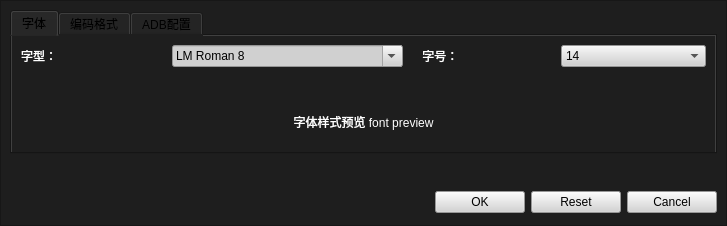
<?xml version="1.0" encoding="UTF-8"?>
<ui version="4.0">
 <class>Setting</class>
 <widget class="QDialog" name="Setting">
  <property name="geometry">
   <rect>
    <x>0</x>
    <y>0</y>
    <width>727</width>
    <height>226</height>
   </rect>
  </property>
  <property name="windowTitle">
   <string>设置</string>
  </property>
  <layout class="QVBoxLayout" name="verticalLayout">
   <property name="leftMargin">
    <number>0</number>
   </property>
   <property name="topMargin">
    <number>0</number>
   </property>
   <property name="rightMargin">
    <number>0</number>
   </property>
   <property name="bottomMargin">
    <number>0</number>
   </property>
   <item>
    <widget class="QFrame" name="frame">
     <property name="styleSheet">
      <string notr="true">background-color: rgb(30, 30, 30);</string>
     </property>
     <property name="frameShape">
      <enum>QFrame::StyledPanel</enum>
     </property>
     <property name="frameShadow">
      <enum>QFrame::Raised</enum>
     </property>
     <layout class="QVBoxLayout" name="verticalLayout_4">
      <item>
       <layout class="QVBoxLayout" name="verticalLayout_3">
        <item>
         <widget class="QTabWidget" name="tabWidget">
          <property name="layoutDirection">
           <enum>Qt::LeftToRight</enum>
          </property>
          <property name="currentIndex">
           <number>0</number>
          </property>
          <widget class="QWidget" name="font">
           <attribute name="title">
            <string>字体</string>
           </attribute>
           <layout class="QVBoxLayout" name="verticalLayout_5">
            <item>
             <layout class="QVBoxLayout" name="verticalLayout_2">
              <item>
               <layout class="QHBoxLayout" name="horizontalLayout_2">
                <item>
                 <widget class="QLabel" name="label">
                  <property name="styleSheet">
                   <string notr="true">color: rgb(255, 255, 255);
font: 16pt &quot;Courier New&quot;;</string>
                  </property>
                  <property name="text">
                   <string>字型：</string>
                  </property>
                 </widget>
                </item>
                <item>
                 <widget class="QFontComboBox" name="cbFontType">
                  <property name="styleSheet">
                   <string notr="true">background-color: rgb(208, 208, 208);
color: rgb(0, 0, 0);
font: 16pt &quot;Courier New&quot;;</string>
                  </property>
                  <property name="currentIndex">
                   <number>82</number>
                  </property>
                 </widget>
                </item>
                <item>
                 <widget class="QLabel" name="label_2">
                  <property name="styleSheet">
                   <string notr="true">color: rgb(255, 255, 255);
font: 16pt &quot;Courier New&quot;;</string>
                  </property>
                  <property name="text">
                   <string>    字号：</string>
                  </property>
                 </widget>
                </item>
                <item>
                 <widget class="QComboBox" name="cbFontSize">
                  <property name="layoutDirection">
                   <enum>Qt::LeftToRight</enum>
                  </property>
                  <property name="styleSheet">
                   <string notr="true">color: rgb(0, 0, 0);
font: 75 16pt &quot;Courier New&quot;;
background-color: rgb(208, 208, 208);</string>
                  </property>
                  <property name="currentIndex">
                   <number>2</number>
                  </property>
                  <item>
                   <property name="text">
                    <string>10</string>
                   </property>
                  </item>
                  <item>
                   <property name="text">
                    <string>12</string>
                   </property>
                  </item>
                  <item>
                   <property name="text">
                    <string>14</string>
                   </property>
                  </item>
                  <item>
                   <property name="text">
                    <string>16</string>
                   </property>
                  </item>
                  <item>
                   <property name="text">
                    <string>18</string>
                   </property>
                  </item>
                  <item>
                   <property name="text">
                    <string>20</string>
                   </property>
                  </item>
                  <item>
                   <property name="text">
                    <string>22</string>
                   </property>
                  </item>
                  <item>
                   <property name="text">
                    <string>24</string>
                   </property>
                  </item>
                  <item>
                   <property name="text">
                    <string>26</string>
                   </property>
                  </item>
                  <item>
                   <property name="text">
                    <string>28</string>
                   </property>
                  </item>
                  <item>
                   <property name="text">
                    <string>36</string>
                   </property>
                  </item>
                  <item>
                   <property name="text">
                    <string>48</string>
                   </property>
                  </item>
                  <item>
                   <property name="text">
                    <string>72</string>
                   </property>
                  </item>
                 </widget>
                </item>
               </layout>
              </item>
              <item>
               <spacer name="horizontalSpacer_2">
                <property name="orientation">
                 <enum>Qt::Horizontal</enum>
                </property>
                <property name="sizeHint" stdset="0">
                 <size>
                  <width>268</width>
                  <height>28</height>
                 </size>
                </property>
               </spacer>
              </item>
              <item>
               <widget class="QLabel" name="labelPreview">
                <property name="styleSheet">
                 <string notr="true">color: rgb(255, 255, 255);</string>
                </property>
                <property name="text">
                 <string>&lt;html&gt;&lt;head/&gt;&lt;body&gt;&lt;p align=&quot;center&quot;&gt;字体样式预览    font preview&lt;/p&gt;&lt;/body&gt;&lt;/html&gt;</string>
                </property>
               </widget>
              </item>
             </layout>
            </item>
           </layout>
          </widget>
          <widget class="QWidget" name="codeType">
           <attribute name="title">
            <string>编码格式</string>
           </attribute>
           <layout class="QVBoxLayout" name="verticalLayout_6">
            <item>
             <layout class="QHBoxLayout" name="horizontalLayout_3">
              <item>
               <widget class="QLabel" name="label_3">
                <property name="styleSheet">
                 <string notr="true">color: rgb(255, 255, 255);
font: 16pt &quot;Courier New&quot;;</string>
                </property>
                <property name="text">
                 <string>以</string>
                </property>
               </widget>
              </item>
              <item>
               <widget class="QComboBox" name="cbCodeType">
                <property name="styleSheet">
                 <string notr="true">color: rgb(0, 0, 0);
font: 75 16pt &quot;Courier New&quot;;
background-color: rgb(208, 208, 208);</string>
                </property>
                <item>
                 <property name="text">
                  <string>UTF-8</string>
                 </property>
                </item>
                <item>
                 <property name="text">
                  <string>GBK</string>
                 </property>
                </item>
                <item>
                 <property name="text">
                  <string>GB2312</string>
                 </property>
                </item>
                <item>
                 <property name="text">
                  <string>UNICODE</string>
                 </property>
                </item>
                <item>
                 <property name="text">
                  <string>ANSI</string>
                 </property>
                </item>
               </widget>
              </item>
              <item>
               <widget class="QLabel" name="label_4">
                <property name="styleSheet">
                 <string notr="true">color: rgb(255, 255, 255);
font: 16pt &quot;Courier New&quot;;</string>
                </property>
                <property name="text">
                 <string>的编码格式读取文件</string>
                </property>
               </widget>
              </item>
              <item>
               <spacer name="horizontalSpacer_3">
                <property name="orientation">
                 <enum>Qt::Horizontal</enum>
                </property>
                <property name="sizeHint" stdset="0">
                 <size>
                  <width>40</width>
                  <height>20</height>
                 </size>
                </property>
               </spacer>
              </item>
             </layout>
            </item>
           </layout>
          </widget>
          <widget class="QWidget" name="ADBConfig">
           <attribute name="title">
            <string>ADB配置</string>
           </attribute>
           <layout class="QVBoxLayout" name="verticalLayout_7">
            <item>
             <layout class="QHBoxLayout" name="horizontalLayout_4">
              <item>
               <widget class="QLabel" name="label_5">
                <property name="styleSheet">
                 <string notr="true">color: rgb(255, 255, 255);
font: 16pt &quot;Courier New&quot;;</string>
                </property>
                <property name="text">
                 <string>ADB工具路径：</string>
                </property>
               </widget>
              </item>
              <item>
               <widget class="QLineEdit" name="etADBPath">
                <property name="styleSheet">
                 <string notr="true">background-color: rgb(54, 54, 54);
color: rgb(255, 255, 255);
font: 16pt &quot;Courier New&quot;;</string>
                </property>
               </widget>
              </item>
              <item>
               <widget class="QPushButton" name="btnSelectPath">
                <property name="styleSheet">
                 <string notr="true">font: 16pt &quot;Courier New&quot;;
background-color: rgb(212, 212, 212);</string>
                </property>
                <property name="text">
                 <string>...</string>
                </property>
               </widget>
              </item>
             </layout>
            </item>
           </layout>
          </widget>
         </widget>
        </item>
        <item>
         <spacer name="horizontalSpacer_1">
          <property name="orientation">
           <enum>Qt::Horizontal</enum>
          </property>
          <property name="sizeHint" stdset="0">
           <size>
            <width>268</width>
            <height>28</height>
           </size>
          </property>
         </spacer>
        </item>
        <item>
         <layout class="QHBoxLayout" name="horizontalLayout">
          <item>
           <spacer name="horizontalSpacer">
            <property name="orientation">
             <enum>Qt::Horizontal</enum>
            </property>
            <property name="sizeHint" stdset="0">
             <size>
              <width>78</width>
              <height>28</height>
             </size>
            </property>
           </spacer>
          </item>
          <item>
           <widget class="QPushButton" name="btnOK">
            <property name="minimumSize">
             <size>
              <width>90</width>
              <height>0</height>
             </size>
            </property>
            <property name="maximumSize">
             <size>
              <width>90</width>
              <height>16777215</height>
             </size>
            </property>
            <property name="styleSheet">
             <string notr="true">font: 16pt &quot;Courier New&quot;;
background-color: rgb(212, 212, 212);</string>
            </property>
            <property name="text">
             <string>OK</string>
            </property>
           </widget>
          </item>
          <item>
           <widget class="QPushButton" name="btnReset">
            <property name="minimumSize">
             <size>
              <width>90</width>
              <height>0</height>
             </size>
            </property>
            <property name="maximumSize">
             <size>
              <width>90</width>
              <height>16777215</height>
             </size>
            </property>
            <property name="styleSheet">
             <string notr="true">font: 16pt &quot;Courier New&quot;;
background-color: rgb(212, 212, 212);</string>
            </property>
            <property name="text">
             <string>Reset</string>
            </property>
           </widget>
          </item>
          <item>
           <widget class="QPushButton" name="btnCancel">
            <property name="minimumSize">
             <size>
              <width>90</width>
              <height>0</height>
             </size>
            </property>
            <property name="maximumSize">
             <size>
              <width>90</width>
              <height>16777215</height>
             </size>
            </property>
            <property name="styleSheet">
             <string notr="true">font: 16pt &quot;Courier New&quot;;
background-color: rgb(212, 212, 212);</string>
            </property>
            <property name="text">
             <string>Cancel</string>
            </property>
           </widget>
          </item>
         </layout>
        </item>
       </layout>
      </item>
     </layout>
    </widget>
   </item>
  </layout>
 </widget>
 <resources/>
 <connections/>
</ui>
